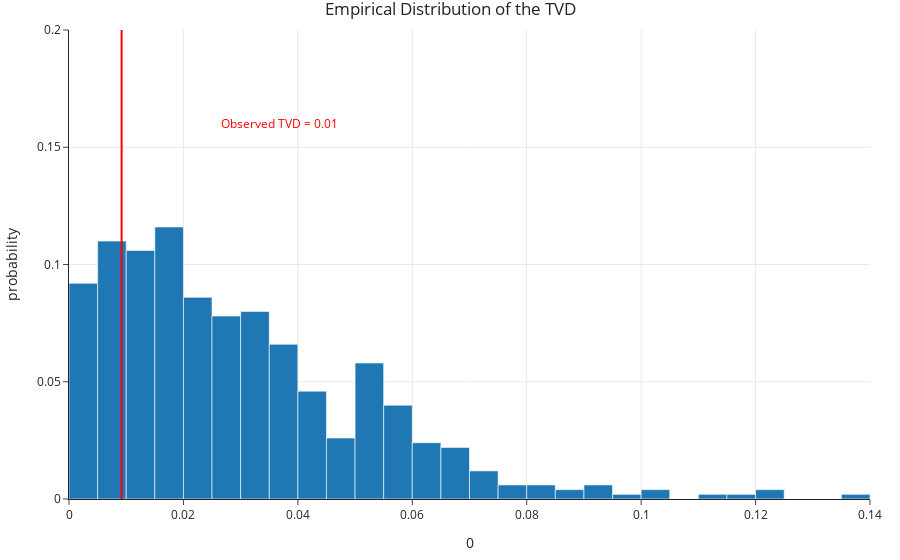

Notebook code for this chart:
### Code cell
fig = px.histogram(pd.DataFrame(tvds), x=0, nbins=50, histnorm='probability', 
                   title='Empirical Distribution of the TVD')
fig.add_vline(x=observed_tvd, line_color='red', line_width=2, opacity=1)
fig.add_annotation(text=f'<span style="color:red">Observed TVD = {round(observed_tvd, 2)}</span>',
                   x=4 * observed_tvd, showarrow=False, y=0.16)
fig.update_layout(yaxis_range=[0, 0.2])

### Figure 1 — Plotly figure (JSON) as saved in the notebook; plotly's stock layout.template omitted (floating-point values rounded to 4 significant figures; data arrays with more than 128 entries replaced by an {"elided": "..."} marker saying what was removed)
{"data": [{"alignmentgroup": "True", "bingroup": "x", "histnorm": "probability", "hovertemplate": "0=%{x}<br>probability=%{y}<extra></extra>", "legendgroup": "", "marker": {"color": "#1F77B4", "pattern": {"shape": ""}}, "name": "", "nbinsx": 50, "offsetgroup": "", "orientation": "v", "showlegend": false, "type": "histogram", "x": {"elided": "500 float values"}, "xaxis": "x", "yaxis": "y"}], "layout": {"annotations": [{"showarrow": false, "text": "<span style=\"color:red\">Observed TVD = 0.01</span>", "x": 0.03678, "y": 0.16}], "barmode": "relative", "legend": {"tracegroupgap": 0}, "shapes": [{"line": {"color": "red", "width": 2}, "opacity": 1, "type": "line", "x0": 0.009196, "x1": 0.009196, "xref": "x", "y0": 0, "y1": 1, "yref": "y domain"}], "title": {"text": "Empirical Distribution of the TVD"}, "xaxis": {"anchor": "y", "domain": [0, 1], "title": {"text": "0"}}, "yaxis": {"anchor": "x", "domain": [0, 1], "range": [0, 0.2], "title": {"text": "probability"}}}}
